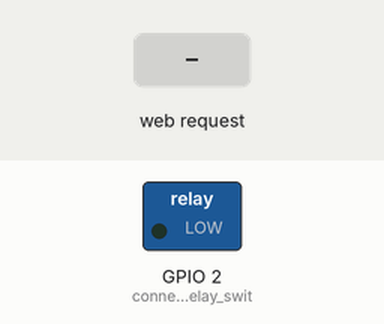
The sketch below on a simulated ESP8266 (NodeMCU). Shown: switched loads named in the sketch (green lamp = pin HIGH). Inputs (shaded band) come from the test bench. WiFi joins after 1.5 s; servers stay silent unless stated; what the sketch prints to the serial monitor is not drawn.

Above: at 2.7 s.
2.8 s: HTTP request GET / received
At 3.1 s:
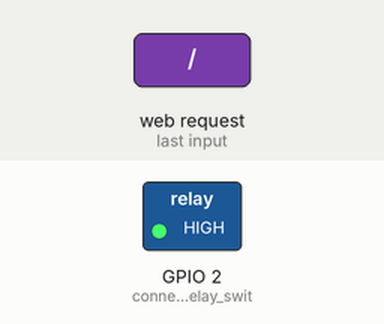
Timing chart, 0 to 5.8 s (numbered marks = the images above; inputs shaded):
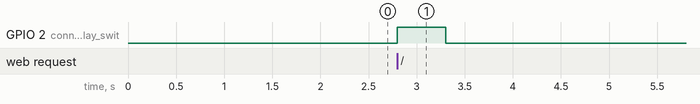

The sketch:

WiFiButton.ino
```cpp
#include <ESP8266WiFi.h>
#include <ESP8266mDNS.h>
#include <ArduinoOTA.h>
#include <ESP8266WebServer.h>

#define STASSID "ENTER_SSID_HERE"
#define STAPSK  "ENTER_PSWD_HERE"
const char* www_username = "ENTER_FIRST_COMMAND_HERE";
const char* www_username2 = "ENTER_SECOND_COMMAND_HERE"; //Add more commands if desired
const char* www_password = "ENTER_PSWD_HERE";


const char* ssid = STASSID;
const char* password = STAPSK;

ESP8266WebServer server(80);

void setup() {
  Serial.begin(115200);
  Serial.println("Setup Start");
  pinMode(2,OUTPUT); //connected to a relay switch
  //Wifi Settings
  WiFi.mode(WIFI_STA);
  IPAddress ip(192, 168, 0, 200);   // St a static IP for NGROK.
  IPAddress gateway(192,168,0,1);   // Router IP, may be 192.168.1.1 for other people
  IPAddress subnet(255,255,255,0);  // Default subnet mask with 0 subnet bits
  WiFi.config(ip,gateway,subnet);   // Set WiFi config with new settings
  WiFi.begin(ssid, password);
  //Connect to wifi
  if (WiFi.waitForConnectResult() != WL_CONNECTED) {
    Serial.println("WiFi Connect Failed! Rebooting...");
    delay(1000);
    ESP.restart();
  }
  ArduinoOTA.begin();

  //Start webserver
  server.on("/", []() {
    if (server.authenticate(www_username, www_password)){ //if first creds correct
      server.send(200, "text/plain", "PC Power Pressed"); //if creds correct, change site html
      digitalWrite(2,HIGH); //press button for 0.5 seconds
      delay(500);
      digitalWrite(2,LOW);
    }else if(server.authenticate(www_username2, www_password)){ //if second creds correct
      server.send(200, "text/plain", "PC Power Pressed"); //if creds correct, change site html
      digitalWrite(2,HIGH); //press button for 5.5 seconds
      delay(5500);
      digitalWrite(2,LOW);
    }else{ //Otherwise if all creditentials are incorrect
        delay(5000); //delay response to make brute force attacks less practical
        return server.requestAuthentication();
    }
  });
  server.begin();
  Serial.print("Server running on http://");
  Serial.println(WiFi.localIP());
}

void loop() {
  ArduinoOTA.handle();
  server.handleClient();
}
```

Measured:
- after the input at 2.8 s, GPIO 2 (connected_to_a_relay_swit): LOW → HIGH at once, → LOW 0.50 s later
